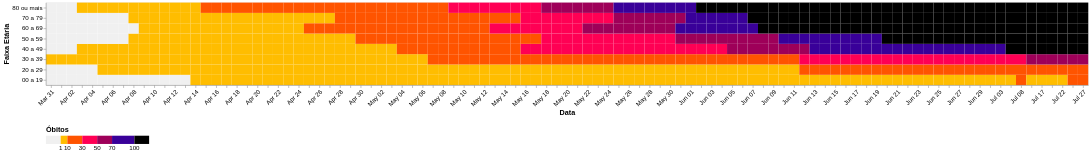

Vega-Lite specification for this chart:
### Vega-Lite specification from a JSON file in a GitHub repository (floating-point values rounded to 4 significant figures; data arrays with more than 128 entries replaced by an {"elided": "..."} marker saying what was removed)
{"$schema": "https://vega.github.io/schema/vega-lite/v5.json", "transform": [{"filter": "datum.classificacao === 'mortos'"}], "width": "container", "data": {"values": {"elided": "976 records"}, "format": {"parse": {"data": "date"}}}, "mark": "rect", "encoding": {"x": {"timeUnit": "monthdate", "field": "data", "type": "ordinal", "axis": {"labelAngle": 315, "labelFontSize": 12, "title": "Data", "titleFontSize": 14}}, "y": {"field": "faixa_etaria", "type": "nominal", "title": "faixa etária", "sort": "descending", "axis": {"labelFontSize": 12, "title": "Faixa Etária", "titleFontSize": 14}}, "color": {"field": "total", "type": "quantitative", "legend": {"columns": 1, "labelFontSize": 12, "orient": "bottom", "title": "Óbitos", "titleFontSize": 14}, "scale": {"type": "threshold", "domain": [1, 10, 30, 50, 70, 100], "range": ["#F0F0F0", "#FFBD00", "#FF5400", "#FF0054", "#9E0059", "#390099", "#000000"]}}}}
